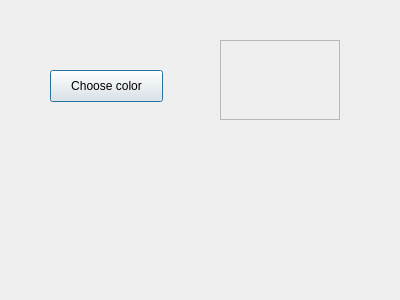
<?xml version="1.0" encoding="UTF-8"?>
<ui version="4.0">
 <class>Dialog</class>
 <widget class="QDialog" name="Dialog">
  <property name="geometry">
   <rect>
    <x>0</x>
    <y>0</y>
    <width>400</width>
    <height>300</height>
   </rect>
  </property>
  <property name="windowTitle">
   <string>Dialog</string>
  </property>
  <widget class="QPushButton" name="pushButtonColor">
   <property name="geometry">
    <rect>
     <x>50</x>
     <y>70</y>
     <width>113</width>
     <height>32</height>
    </rect>
   </property>
   <property name="text">
    <string>Choose color</string>
   </property>
  </widget>
  <widget class="QFrame" name="frameColor">
   <property name="geometry">
    <rect>
     <x>220</x>
     <y>40</y>
     <width>120</width>
     <height>80</height>
    </rect>
   </property>
   <property name="frameShape">
    <enum>QFrame::StyledPanel</enum>
   </property>
   <property name="frameShadow">
    <enum>QFrame::Raised</enum>
   </property>
  </widget>
  <widget class="QLabel" name="labelColor">
   <property name="geometry">
    <rect>
     <x>60</x>
     <y>190</y>
     <width>281</width>
     <height>51</height>
    </rect>
   </property>
   <property name="text">
    <string/>
   </property>
  </widget>
 </widget>
 <resources/>
 <connections/>
</ui>
